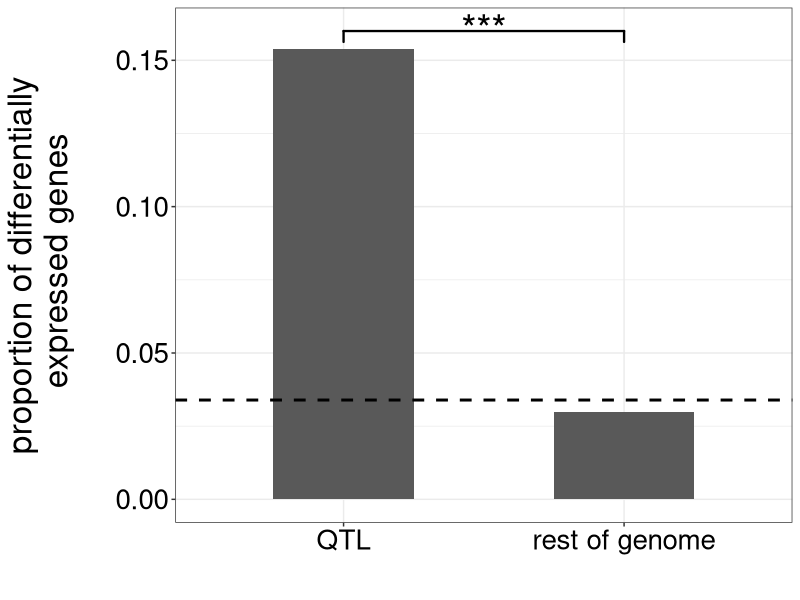

This chart was generated by the following R code:
#Proportion of differentially enriched genes in QTL and rest of the genome
library(ggsignif)
library(ggplot2)

Total_QTL <- 572
TotalDiffExp <- 603
QTL_diffexp <- 88
QTL_notDiffexp <- 572-88
Diffexp_restgenome <- 603-88
Totalgenes <- 17773
NotDiffexp_restgenome <- 17773-572-515
QTL_enrich <- matrix(c(88,484,515,16686),nrow=2)
rownames(QTL_enrich) <- c("QTL" , "rest_of_genome")
colnames(QTL_enrich) <- c("diffExp", "Not_DiffExp")
#take a look
QTL_enrich
#we can do chisq.test(matrix,correct=FALSE) 
#correct = FALSE indicates no continuity correction, which can be overly conservative Yates continuity correction-- false negative
chisq.test(QTL_enrich)
chisq.test(QTL_enrich, correct = FALSE)

mynamestheme <- theme(plot.title = element_text(family = "Helvetica", size = (20), hjust = 0.5), 
                      legend.title = element_blank(), 
                      legend.text = element_text( colour="black",family = "Helvetica", size = (18)), 
                      axis.title = element_text(family = "Helvetica", size = (24), colour = "black"),
                      axis.text = element_text(family = "Helvetica", colour = "black", size = (20)))


QTL_enrich_graph <- data.frame("position" = c("QTL", "rest of genome"), "proportion"= c(((88/572)), ((515/17201))))

ggplot(QTL_enrich_graph, aes(position,proportion)) + geom_bar(stat = "identity", width = 0.5) +
  geom_hline(aes(yintercept=((603/17773))), size=1, linetype= "dashed") + theme_bw() +
  scale_fill_manual(values =c("gray", "gray"))  +  mynamestheme +  ylab("proportion of DEG\n") + xlab("")+

  geom_signif(y_position = c(0.16), xmin = c(1), xmax = c(2), annotation = c("***"), textsize =c(10), size = c(0.8), vjust = c(0.6)) +
  ylab("proportion of differentially\n expressed genes\n") + xlab("")

  #(88/572)*100=15.38462 ((515/17201))*100)=2.994012
  #FC = 15.38462/2.994012 = 5.1384
